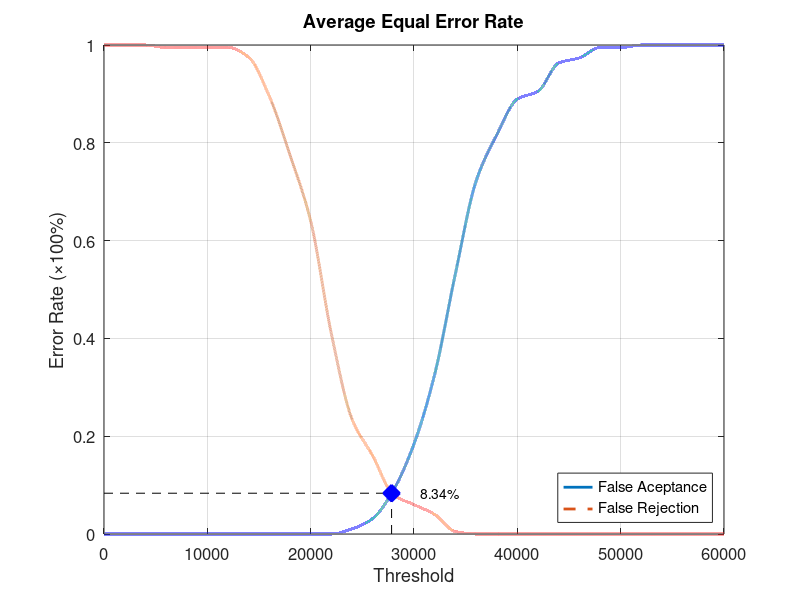
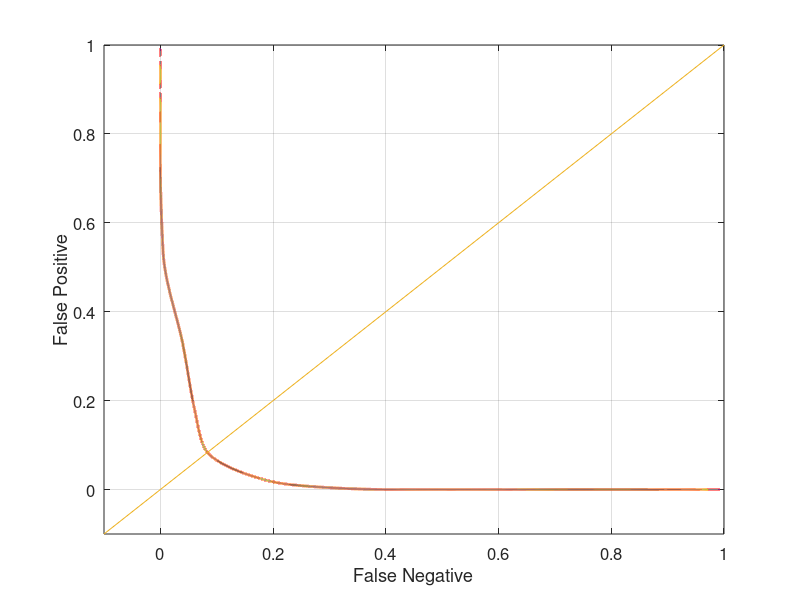

The MATLAB source for these figures, in order:
function yEER = Database3_4
close all;
clear;
clc;
x = 0:2000:60000;
xq = 0:0.5:60000;

y0 = [0 0 0 0 0 0 0 0 0 0 0 0 0.0105263 0.0315789 0.0894737 0.184211 0.326316 0.531579 0.721053 0.815789 0.889474 0.905263 0.963158 0.973684 0.994737 0.994737 1 1 1 1 1];
yy0 = interp1(x, y0, xq, 'pchip');
y1 = [1 1 1 0.995 0.995 0.995 0.995 0.975 0.895 0.775 0.64 0.41 0.235 0.16 0.08 0.06 0.04 0.005 0 0 0 0 0 0 0 0 0 0 0 0 0];
yy1 = interp1(x, y1, xq, 'pchip');

% Calculating EER: 
y2 = abs(y0 - y1);
find(y2 == min(y2))
yy2 = abs(yy0 - yy1);
xEER = find(yy2 == min(yy2));
xEERIndex = xq(xEER) % X-axis EER
yEER = yy0(xEER) % Y-axis EER

main = figure
plot(xq, yy0,'-','LineWidth', 2);	hold on
plot(xq, yy1,'--','LineWidth', 2);	hold on
plot([xEERIndex xEERIndex], [0 yEER], 'k--');	hold on
plot([0 xEERIndex], [yEER yEER], 'k--');	hold on
plot(xEERIndex, yEER, 'bx', 'LineWidth', 10);	hold on
text(xEERIndex + 10 * xEERIndex / 100, yEER, [num2str(round((10000 * yEER)) / 100) '%'])
legend('False Aceptance', 'False Rejection', 'Location', 'SouthEast')
xlabel('Threshold')
ylabel('Error Rate (\times100%)')
title('Average Equal Error Rate')
set(gca, 'FontSize', 12)
axis([0 60000 0 1])
grid on

print(main, 'Database3_4Main', '-dpng');
FNRxFPR = figure('Color', [1 1 1]);
plot(yy1, yy0, '-', yy1, yy0, 'LineWidth', 2);
hold on
y = -0.1:0.1:1
plot(y, y); 
set(gca, 'FontSize', 12)
xlabel('False Negative')
ylabel('False Positive')
axis([-0.1 1 -0.1 1])
set(gca, 'FontSize', 12)
grid on

print(FNRxFPR, 'Database3_4FNRxFPR','-dpng');
end
